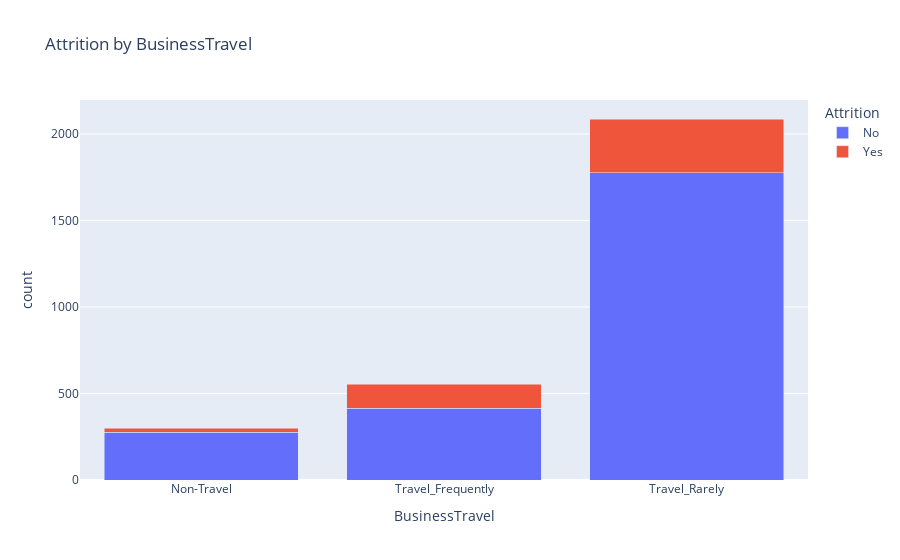
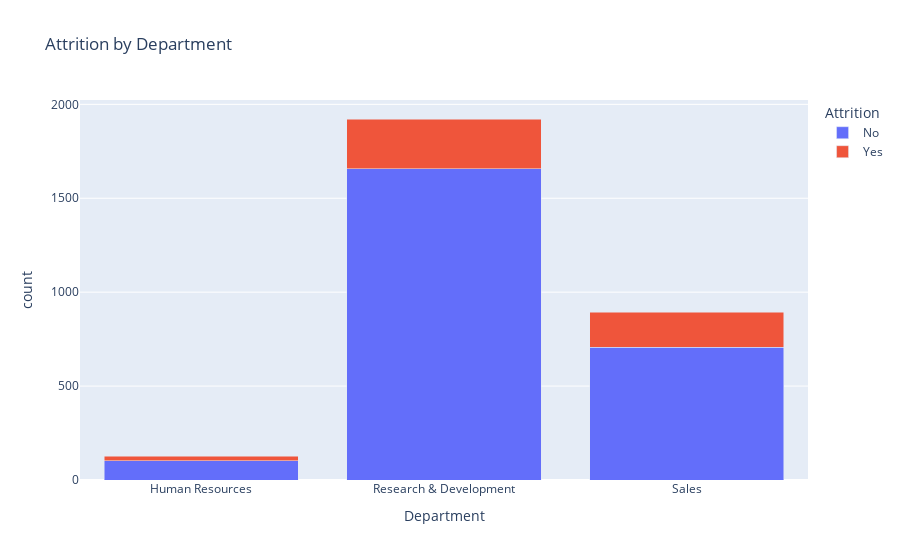
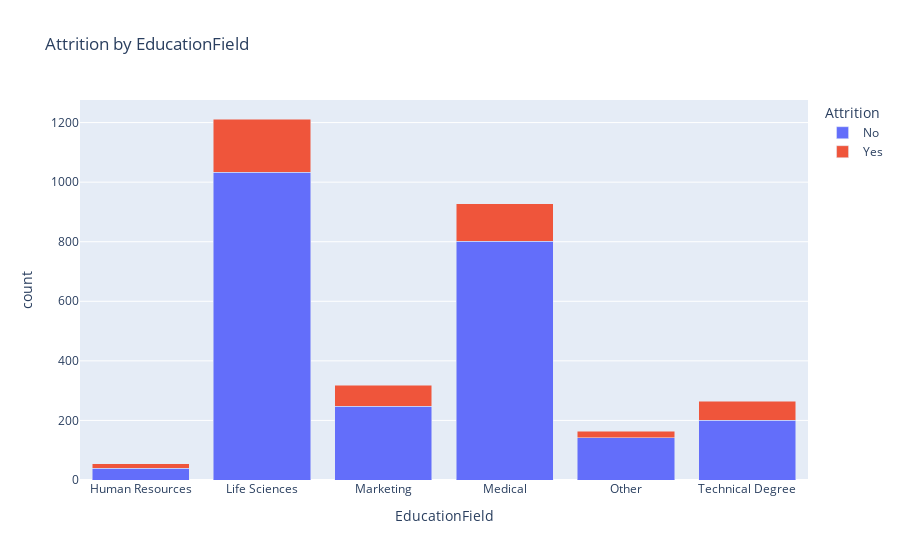
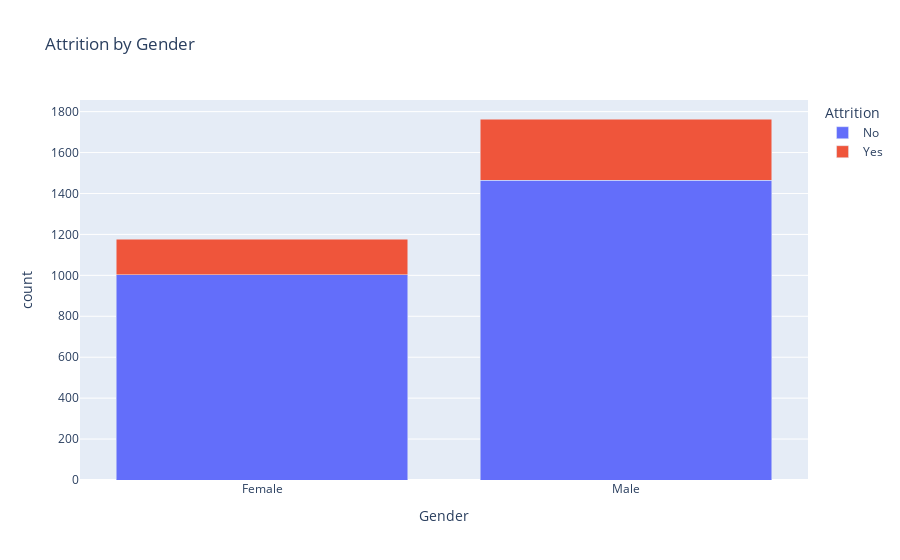

Notebook source saved alongside these figures, in order:
### Code cell
import plotly.express as px

for col in categorical_columns:
    df_ct = (
        df_1
        .groupby([col, "Attrition"])
        .size()
        .reset_index(name="count")
    )

    fig = px.bar(
        df_ct,
        x=col,
        y="count",
        color="Attrition",
        barmode="stack",
        title=f"Attrition by {col}"
    )

    fig.show()

### Figure 1 — Plotly figure (JSON) as saved in the notebook; plotly's stock layout.template omitted (floating-point values rounded to 4 significant figures)
{"data": [{"hovertemplate": "Attrition=No<br>BusinessTravel=%{x}<br>count=%{y}<extra></extra>", "legendgroup": "No", "marker": {"color": "#636efa", "pattern": {"shape": ""}}, "name": "No", "orientation": "v", "showlegend": true, "textposition": "auto", "type": "bar", "x": ["Non-Travel", "Travel_Frequently", "Travel_Rarely"], "xaxis": "x", "y": [276, 416, 1774], "yaxis": "y"}, {"hovertemplate": "Attrition=Yes<br>BusinessTravel=%{x}<br>count=%{y}<extra></extra>", "legendgroup": "Yes", "marker": {"color": "#EF553B", "pattern": {"shape": ""}}, "name": "Yes", "orientation": "v", "showlegend": true, "textposition": "auto", "type": "bar", "x": ["Non-Travel", "Travel_Frequently", "Travel_Rarely"], "xaxis": "x", "y": [24, 138, 312], "yaxis": "y"}], "layout": {"barmode": "stack", "legend": {"title": {"text": "Attrition"}, "tracegroupgap": 0}, "title": {"text": "Attrition by BusinessTravel"}, "xaxis": {"anchor": "y", "domain": [0, 1], "title": {"text": "BusinessTravel"}}, "yaxis": {"anchor": "x", "domain": [0, 1], "title": {"text": "count"}}}}

### Figure 2 — Plotly figure (JSON) as saved in the notebook; plotly's stock layout.template omitted (floating-point values rounded to 4 significant figures)
{"data": [{"hovertemplate": "Attrition=No<br>Department=%{x}<br>count=%{y}<extra></extra>", "legendgroup": "No", "marker": {"color": "#636efa", "pattern": {"shape": ""}}, "name": "No", "orientation": "v", "showlegend": true, "textposition": "auto", "type": "bar", "x": ["Human Resources", "Research & Development", "Sales"], "xaxis": "x", "y": [102, 1656, 708], "yaxis": "y"}, {"hovertemplate": "Attrition=Yes<br>Department=%{x}<br>count=%{y}<extra></extra>", "legendgroup": "Yes", "marker": {"color": "#EF553B", "pattern": {"shape": ""}}, "name": "Yes", "orientation": "v", "showlegend": true, "textposition": "auto", "type": "bar", "x": ["Human Resources", "Research & Development", "Sales"], "xaxis": "x", "y": [24, 266, 184], "yaxis": "y"}], "layout": {"barmode": "stack", "legend": {"title": {"text": "Attrition"}, "tracegroupgap": 0}, "title": {"text": "Attrition by Department"}, "xaxis": {"anchor": "y", "domain": [0, 1], "title": {"text": "Department"}}, "yaxis": {"anchor": "x", "domain": [0, 1], "title": {"text": "count"}}}}

### Figure 3 — Plotly figure (JSON) as saved in the notebook; plotly's stock layout.template omitted (floating-point values rounded to 4 significant figures)
{"data": [{"hovertemplate": "Attrition=No<br>EducationField=%{x}<br>count=%{y}<extra></extra>", "legendgroup": "No", "marker": {"color": "#636efa", "pattern": {"shape": ""}}, "name": "No", "orientation": "v", "showlegend": true, "textposition": "auto", "type": "bar", "x": ["Human Resources", "Life Sciences", "Marketing", "Medical", "Other", "Technical Degree"], "xaxis": "x", "y": [40, 1034, 248, 802, 142, 200], "yaxis": "y"}, {"hovertemplate": "Attrition=Yes<br>EducationField=%{x}<br>count=%{y}<extra></extra>", "legendgroup": "Yes", "marker": {"color": "#EF553B", "pattern": {"shape": ""}}, "name": "Yes", "orientation": "v", "showlegend": true, "textposition": "auto", "type": "bar", "x": ["Human Resources", "Life Sciences", "Marketing", "Medical", "Other", "Technical Degree"], "xaxis": "x", "y": [14, 178, 70, 126, 22, 64], "yaxis": "y"}], "layout": {"barmode": "stack", "legend": {"title": {"text": "Attrition"}, "tracegroupgap": 0}, "title": {"text": "Attrition by EducationField"}, "xaxis": {"anchor": "y", "domain": [0, 1], "title": {"text": "EducationField"}}, "yaxis": {"anchor": "x", "domain": [0, 1], "title": {"text": "count"}}}}

### Figure 4 — Plotly figure (JSON) as saved in the notebook; plotly's stock layout.template omitted (floating-point values rounded to 4 significant figures)
{"data": [{"hovertemplate": "Attrition=No<br>Gender=%{x}<br>count=%{y}<extra></extra>", "legendgroup": "No", "marker": {"color": "#636efa", "pattern": {"shape": ""}}, "name": "No", "orientation": "v", "showlegend": true, "textposition": "auto", "type": "bar", "x": ["Female", "Male"], "xaxis": "x", "y": [1002, 1464], "yaxis": "y"}, {"hovertemplate": "Attrition=Yes<br>Gender=%{x}<br>count=%{y}<extra></extra>", "legendgroup": "Yes", "marker": {"color": "#EF553B", "pattern": {"shape": ""}}, "name": "Yes", "orientation": "v", "showlegend": true, "textposition": "auto", "type": "bar", "x": ["Female", "Male"], "xaxis": "x", "y": [174, 300], "yaxis": "y"}], "layout": {"barmode": "stack", "legend": {"title": {"text": "Attrition"}, "tracegroupgap": 0}, "title": {"text": "Attrition by Gender"}, "xaxis": {"anchor": "y", "domain": [0, 1], "title": {"text": "Gender"}}, "yaxis": {"anchor": "x", "domain": [0, 1], "title": {"text": "count"}}}}
